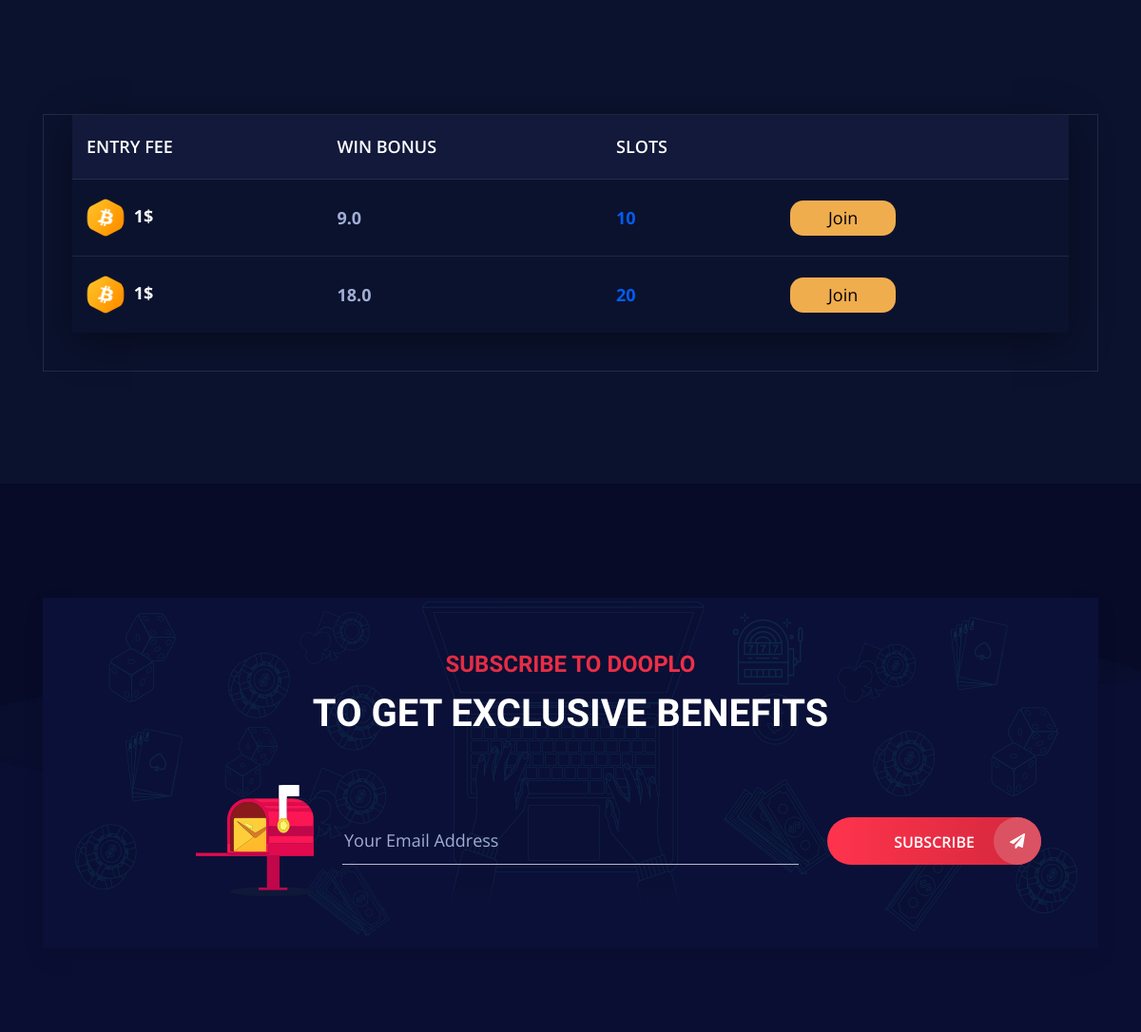
The app's page /slotlist/1/ (middle part), older data.
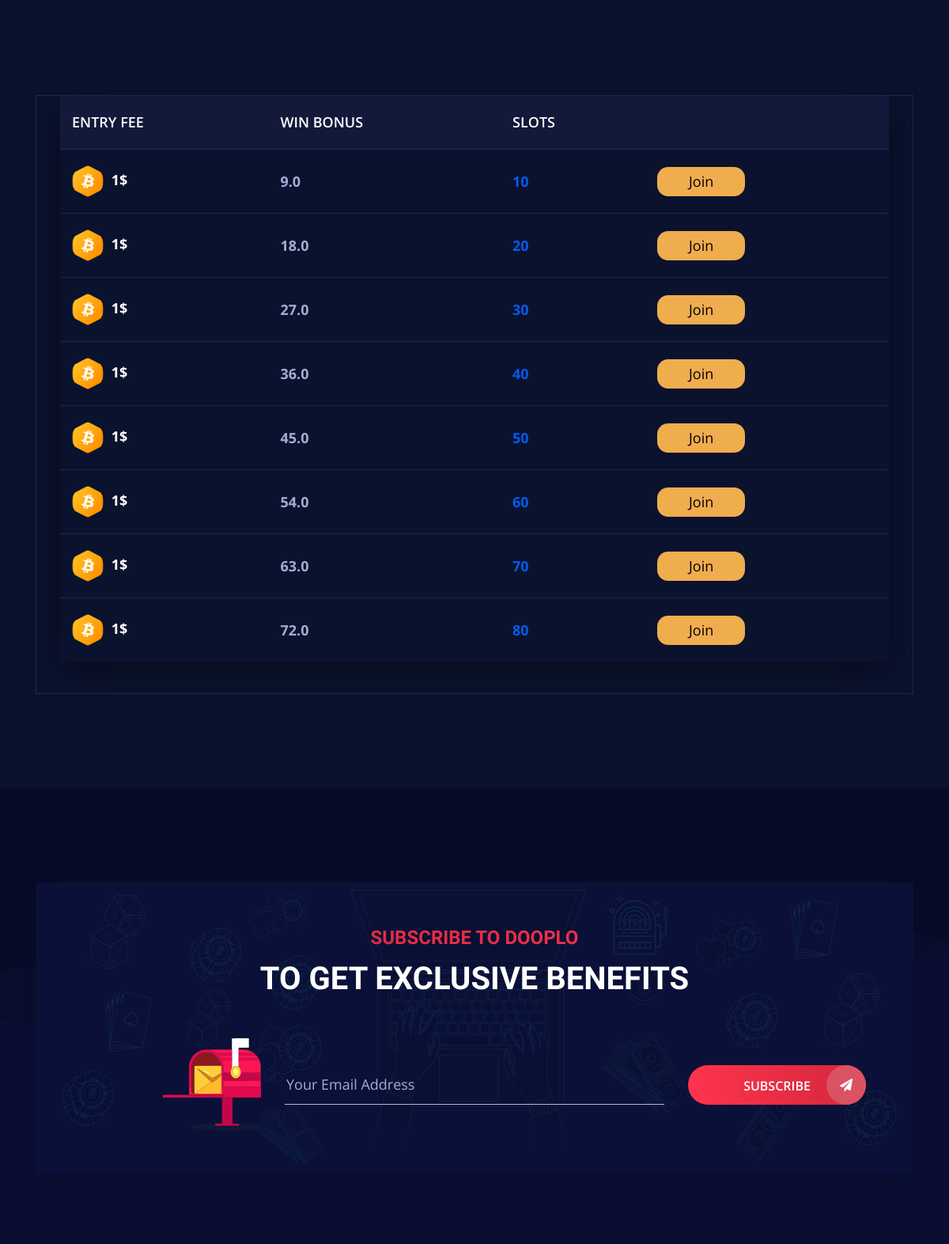
The same page, newer data.
### wheelspin/models.py (models this page shows, shortened)
class Slots(models.Model):
    capacity = models.IntegerField()
    bet = models.IntegerField()
    objects = models.Manager()
    class meta:
        managed = True
        db_table = 'Slots'

### wheelspin/views.py (the view)
# urls.py: path('slotlist/<str:bet>/', slotlist, name='slotlist'),
def slotlist(request,bet, *args, **kwargs):
    slots = Slots.objects.filter(bet=int(bet))
    return render(request, 'wheelspin/slotlist.html',{
        "slots":slots
    })

### wheelspin/templates/wheelspin/slotlist.html (shortened to what this page needs)
{% extends 'wheelspin/base.html' %}
{% load static %}
{% load mathfilters %}
{% block body %}
    <section class="tournaments">
        <div class="info-table">
            <div class="container">
                <div class="row">
                    <div class="col-lg-12">
                        <div class="main-box">
                            <div class="tab-content">
                                <div class="tab-pane fade show active" id="pills-all-player" role="tabpanel" aria-labelledby="pills-all-player-tab">
                                    <div class="inner-table-content">
                                        <div class="tab-content">
                                            <div class="tab-pane fade show active" id="pills-leaderboardr" role="tabpanel" aria-labelledby="pills-leaderboardr-tab">
                                                <div class="inner-table">
                                                    <div class="responsive-table">
                                                        <table class="table">
                                                            <thead>
                                                                <tr>
                                                                    <th scope="col">Entry Fee</th>
                                                                    <th scope="col">Win Bonus</th>
                                                                    <th scope="col">Slots</th>
                                                                    <th scope="col"></th>
                                                                </tr>
                                                            </thead>
                                                            <tbody>
                                                                {% for slot in slots %}
                                                                <tr>
                                                                    <td>
                                                                        <img src="{% static 'wheelspin/assets/images/icon1.png' %}" alt=""> {{slot.bet}}$
                                                                    </td>
                                                                    <td>{% with answer=slot.bet|mul:slot.capacity|mul:.1 %}
                                                                        {{slot.bet|mul:slot.capacity|sub:answer}}
                                                                        {% endwith %}
                                                                    </td>
                                                                    <td>
                                                                        {{slot.capacity}}
                                                                    </td>
                                                                    <td>
                                                                        <a href="/games/reqForROOM/{{slot.bet}}/{{slot.capacity}}">
                                                                            <button style="background-color: #f0ad4e; color: black; padding: 5px 40px; border-radius: 14px; outline: none; border: none;">Join</button>
                                                                        </a>
                                                                    </td>
                                                                </tr>
                                                                {% endfor %}
                                                            </tbody>
                                                        </table>
                                                    </div>
                                                </div>
                                            </div>
                                        </div>
                                    </div>
                                </div>
                            </div>
                        </div>
                    </div>
                </div>
            </div>
        </div>
    </section>
{% endblock  %}

### wheelspin/templates/wheelspin/base.html (shortened to what this page needs)
{% load static %}
<!DOCTYPE html>
<html lang="en">
<head>
    <link rel="stylesheet" href="{% static 'wheelspin/assets/css/bootstrap.min.css' %}">
    <link rel="stylesheet" href="{% static 'wheelspin/assets/css/plugin.css' %}">
    <link rel="stylesheet" href="{% static 'wheelspin/assets/css/style.css' %}">
    <link rel="stylesheet" href="{% static 'wheelspin/assets/css/responsive.css' %}">
</head>
<body>
    {% block body %}{% endblock %}
    {% include 'wheelspin/footer.html' %}
</body>
</html>

### wheelspin/templates/wheelspin/header.html (shortened to what this page needs)
{% load static %}

### wheelspin/templates/wheelspin/footer.html (shortened to what this page needs)
{% load static %}
    <footer class="footer" id="footer">
        <div class="subscribe-area">
            <div class="container">
                <div class="row">
                    <div class="col-lg-12">
                        <div class="subscribe-box">
                            <form action="#">
                                <div class="row">
                                    <div class="col-lg-12">
                                        <div class="heading-area">
                                            <h5 class="sub-title">
                                                subscribe to Dooplo
                                            </h5>
                                            <h4 class="title">
                                                To Get Exclusive Benefits
                                            </h4>
                                        </div>
                                    </div>
                                    <div class="col-lg-3 col-4 d-flex align-self-center">
                                        <div class="icon">
                                            <img src="{% static 'wheelspin/assets/images/mail-box.png' %}" alt="">
                                        </div>
                                    </div>
                                    <div class="col-lg-6 col-8 d-flex align-self-center">
                                        <div class="form-area">
                                            <input type="text" placeholder="Your Email Address">
                                        </div>
                                    </div>
                                    <div class="col-lg-3 d-flex align-self-center">
                                        <div class="button-area">
                                            <button class="mybtn1" type="submit">Subscribe
												<span><i class="fas fa-paper-plane"></i></span>
											</button>
                                        </div>
                                    </div>
                                </div>
                            </form>
                        </div>
                    </div>
                </div>
            </div>
        </div>
    </footer>

### wheelspin/templates/wheelspin/login.html (shortened to what this page needs)
{% load static %}

### wheelspin/templates/wheelspin/signup.html (shortened to what this page needs)
{% load static %}

Row changes from the older to the newer data that the page shows:
added Slots: bet "1", bet|mul "27.0", capacity "30"
added Slots: bet "1", bet|mul "36.0", capacity "40"
added Slots: bet "1", bet|mul "45.0", capacity "50"
added Slots: bet "1", bet|mul "54.0", capacity "60"
added Slots: bet "1", bet|mul "63.0", capacity "70"
added Slots: bet "1", bet|mul "72.0", capacity "80"
